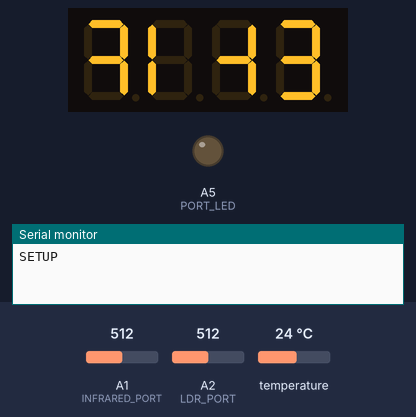
This sketch was run on a simulated Arduino Uno, built for the host (arithmetic inside an expression is 32-bit, double 64-bit). On the bench: 4-digit seven-segment display, output pins drawn as LEDs (lit = HIGH), the last lines printed to the serial monitor. Wiring (inferred from the names in the program): 4-digit 7-segment display, segments lit when LOW: segments pin 3, pin 11, pin 7, pin 6, pin 4, pin 8, pin 12, pin 5; digit selects pin 13, pin 10, pin 9, pin 2. The inputs (shaded band) are chosen by the test bench; at power-on: A2 (LDR_PORT) = 512, temperature 24 °C, A1 (INFRARED_PORT) = 512. The segment pins are drawn as the display they are named for; pins used as bus, display or sensor lines are not drawn.

Above: at 1.8 s.
1.9 s: A2 (LDR_PORT) set to 0
At 6.56 s:
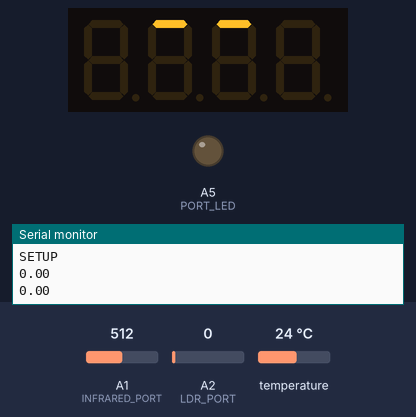
8.1 s: temperature set to 3 °C
At 10.3 s:
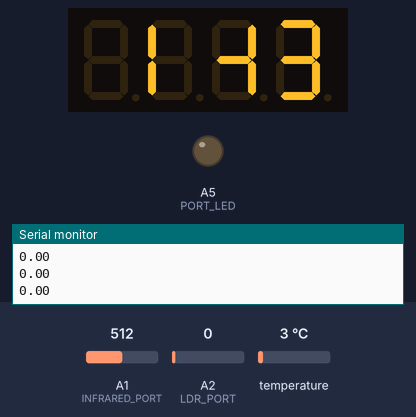
11.0 s: A1 (INFRARED_PORT) set to 591
13.0 s: A1 (INFRARED_PORT) set to 607
At 14.5 s:
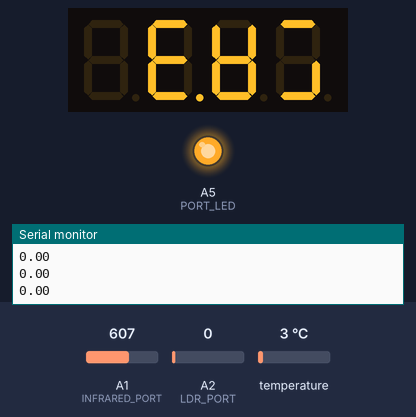
15.1 s: A2 (LDR_PORT) set to 50
At 21.08 s:
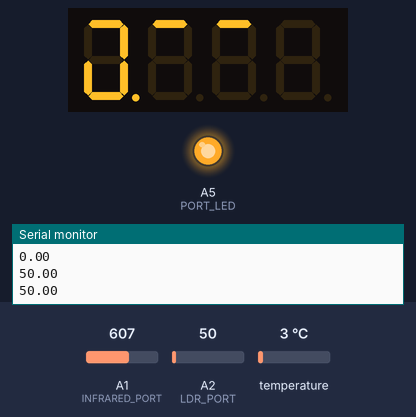
21.5 s: temperature set to 12 °C
At 23.4 s:
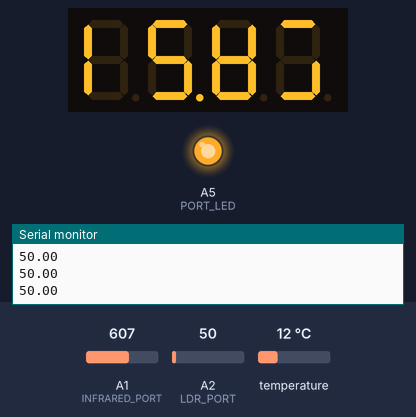
Timing chart, 0 to 24.6 s (numbered marks = the images above; inputs shaded):
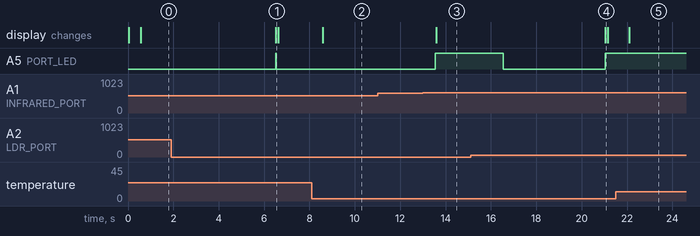

The sketch:

3in1_module_suhu_flame_ldr_with4x7segmentdisplay.ino
```cpp
// (licence header left out)
#include <OneWire.h>
#include <DallasTemperature.h>
#include <TimedAction.h>
#include "module_runningled.h"
#define TEMP_PORT A0
#define INFRARED_PORT A1
#define PORT_LED A5
#define LDR_PORT A2

typedef struct __disps_ {
  int *pointToDisp;
  bool hasDotted;
  bool isDisplayOff;
} DisplayPoint;

double onTemp = 0.0;

bool hasFire = false;
bool lampOff = false;
DisplayPoint displayTemp[4];

void dispTemps();
void collectTemps();
void collectInfrared();
void isLampOff();
OneWire oneWire(TEMP_PORT);
DallasTemperature sensors(&oneWire);
TimedAction displayAction = TimedAction(1, dispTemps);
TimedAction collectFireAction = TimedAction(500, collectInfrared);
TimedAction collectTempAction = TimedAction(1000, collectTemps);
TimedAction lampOffAction = TimedAction(2000, isLampOff);
int *firstDisp[] = {L, O, A, d};
int *fire[] = {f, i, r, E};
int *dispLampOff[] = {
  L, A, n, P,
  empty,
  O, f, f,
  empty
};
int *dispLampOn[] = {
  L, A, n, P,
  empty,
  O, n,
  empty
};
void setup() {
  // put your setup code here, to run once:
  for (int nx = 0; nx < 4; nx++) {
    DisplayPoint *tmp = &displayTemp[nx];
    tmp -> hasDotted = false;
    tmp -> pointToDisp = firstDisp[nx];
    tmp -> isDisplayOff = false;
  }
  setupRunning4x();
  sensors.begin();
  sensors.setWaitForConversion(false);
  Serial.begin(9600);
  Serial.println("SETUP");
  pinMode(PORT_LED, OUTPUT);
}

void loop() {
  // put your main code here, to run repeatedly:
  collectTempAction.check();
  displayAction.check();
  collectFireAction.check();
  lampOffAction.check();
}

int *selectNum(int num) {
  switch (num) {
    case 0:
      return num_0;
    case 1:
      return num_1;
    case 2:
      return num_2;
    case 3:
      return num_3;
    case 4:
      return num_4;
    case 5:
      return num_5;
    case 6:
      return num_6;
    case 7:
      return num_7;
    case 8:
      return num_8;
    case 9:
      return num_9;
    default:
      return NULL;
  }
}

void setDispPoint(DisplayPoint *point, int *decNum, bool hasDotted, bool isDisplayOff = false) {
  point -> pointToDisp = decNum;
  point -> hasDotted = hasDotted;
  point -> isDisplayOff = isDisplayOff;
}

void applyDisp() {
  for (int hx = 0; hx < 4; hx++) {
    DisplayPoint *point = &displayTemp[hx];
    if (!(point -> isDisplayOff))
      show(hx + 1, point -> pointToDisp, point -> hasDotted);
  }
}

void dispTemps() {
  applyDisp();
}

void collectInfrared() {
  int vout = analogRead(INFRARED_PORT);
  hasFire = vout < 600;
  if (hasFire) {
    for (int nx = 0; nx < 4; nx++) {
      DisplayPoint *tmp = &displayTemp[nx];
      tmp -> hasDotted = false;
      tmp -> pointToDisp = fire[nx];
    }
    digitalWrite(PORT_LED, LOW);
  }
}

void isLampOff() {
  double vIn = analogRead(LDR_PORT);
  bool isOff = (vIn == 0.0);
  Serial.println(vIn);
  if (lampOff != isOff) {
      digitalWrite(PORT_LED, LOW);
      lampOff = isOff;
      animateFromLeft4(lampOff ? dispLampOff : dispLampOn, 9);
      digitalWrite(PORT_LED, HIGH);
  }
}
void collectTemps() {
  uint8_t addr;
  if (sensors.getAddress(&addr, 0)) {
    sensors.requestTemperaturesByAddress(&addr);
    onTemp = sensors.getTempC(&addr);
    //onTemp = *currentTemp;
    bool hasSigns = (onTemp < 1);
    bool is3digits = (onTemp > 99);
    setDispPoint(&displayTemp[3], c, false);
    if (hasSigns) {
      setDispPoint(&displayTemp[0], strips, false);
      int allDigit = (int) onTemp;
      setDispPoint(&displayTemp[2], selectNum(allDigit % 10), false);
      allDigit /= 10;
      setDispPoint(&displayTemp[1], selectNum(allDigit % 10), false);
    }
    else if (is3digits) {
      int allDigit = (int) onTemp;
      for (int hx = 3; hx > 0; hx--) {
        setDispPoint(&displayTemp[hx - 1], selectNum(allDigit % 10), false);
        allDigit /= 10;
      }
    } else {
      int allDigit = (int) (onTemp * 10);
      for (int hx = 3; hx > 0; hx--) {
        int digits = allDigit % 10;
        setDispPoint(&displayTemp[hx - 1], selectNum(digits), false, (hx == 1 && digits == 0));
        allDigit /= 10;
      }
      setDispPoint(&displayTemp[1], displayTemp[1].pointToDisp, true);
    }
    digitalWrite(PORT_LED, (onTemp > 40) ? LOW : HIGH);
  }
}
```

module_runningled.h
```cpp
// (licence header left out)
  /*
   * To use this scripts, you must understand the layout board of 4x 7segment display
   * That is used in this script.
   *
   *
   */
const int pin_a = 12;
const int pin_b = 8;
const int pin_c = 4;
const int pin_d = 6;
const int pin_e = 7;
const int pin_f = 11;
const int pin_g = 3;
const int pin_d1 = 13;
const int pin_d2 = 10;
const int pin_d3 = 9;
const int pin_d4 = 2;
const int pin_dp = 5;

int definedPins[] = {
  pin_a, pin_b, pin_c, pin_d, pin_e, pin_f, pin_g, pin_dp
};

// Defined constants for POSITION
/**
 *      - (a   , b   , c  , d   , e  ,  f , g   , dp}
 */
int h[] = {HIGH, HIGH, LOW, HIGH, LOW, LOW, LOW, HIGH};
int E[] = {LOW, HIGH, HIGH, LOW, LOW, LOW, LOW, HIGH};
int L[] = {HIGH, HIGH, HIGH, LOW, LOW, LOW, HIGH, HIGH};
int O[] = {LOW, LOW, LOW, LOW, LOW, LOW, HIGH, HIGH};
int A[] = {LOW, LOW, LOW, HIGH, LOW, LOW, LOW, HIGH};
int X[] = {HIGH, LOW, LOW, HIGH, LOW, LOW, LOW, HIGH};

// numbers
int *num_0 = O;
int num_1[] = {HIGH, LOW, LOW, HIGH, HIGH, HIGH, HIGH, HIGH};
int num_2[] = {LOW, LOW, HIGH, LOW, LOW, HIGH, LOW, HIGH};
int num_3[] = {LOW, LOW, LOW, LOW, HIGH, HIGH, LOW, HIGH};
int num_4[] = {HIGH, LOW, LOW, HIGH, HIGH, LOW, LOW, HIGH};
int num_5[] = {LOW, HIGH, LOW, LOW, HIGH, LOW, LOW, HIGH};
int num_6[] = {LOW, HIGH, LOW, LOW, LOW, LOW, LOW, HIGH};
int num_7[] = {LOW, LOW, LOW, HIGH, HIGH, HIGH, HIGH, HIGH};
int num_8[] = {LOW, LOW, LOW, LOW, LOW, LOW, LOW, HIGH};
int num_9[] = {LOW, LOW, LOW, LOW, HIGH, LOW, LOW, HIGH};
int empty[] = {HIGH, HIGH, HIGH, HIGH, HIGH, HIGH, HIGH, HIGH};
int y[] = {HIGH, LOW, LOW, LOW, HIGH, LOW, LOW, HIGH};
int b[] = {HIGH, HIGH, LOW, LOW, LOW, LOW, LOW, HIGH};
int n[] = {LOW, LOW, LOW, HIGH, LOW, LOW, HIGH, HIGH};
int u[] = {HIGH, LOW, LOW, LOW, LOW, LOW, HIGH, HIGH};
int *s = num_5;
int j[] = {HIGH, LOW, LOW, LOW, HIGH, HIGH, HIGH, HIGH};
int *g = num_9;
int t[] = {HIGH, HIGH, HIGH, LOW, LOW, LOW, LOW, HIGH};
int d[] = {HIGH, LOW, LOW, LOW, LOW, HIGH, LOW, HIGH};
int *i = num_1;
int *k = X;
int r[] = {LOW, HIGH, HIGH, HIGH, LOW, LOW, HIGH, HIGH};
int c[] = {HIGH, HIGH, HIGH, LOW, LOW, HIGH, LOW, HIGH};
int f[] = {LOW, HIGH, HIGH, HIGH, LOW, LOW, LOW, HIGH};
int P[] = {LOW, LOW, HIGH, HIGH, LOW, LOW, LOW, HIGH};
//
int strips[] = {HIGH, HIGH, HIGH, HIGH, HIGH, HIGH, LOW, HIGH};


void setupRunning4x(){

  pinMode(pin_a, OUTPUT);
  pinMode(pin_b, OUTPUT);
  pinMode(pin_c, OUTPUT);
  pinMode(pin_d, OUTPUT);
  pinMode(pin_e, OUTPUT);
  pinMode(pin_f, OUTPUT);
  pinMode(pin_g, OUTPUT);


  pinMode(pin_d1, OUTPUT);
  pinMode(pin_d2, OUTPUT);
  pinMode(pin_d3, OUTPUT);
  pinMode(pin_d4, OUTPUT);


  pinMode(pin_dp, OUTPUT);
}


void clearDisp() {
  digitalWrite(pin_d1, LOW);
  digitalWrite(pin_d2, LOW);
  digitalWrite(pin_d3, LOW);
  digitalWrite(pin_d4, LOW);
}
void clearLEDS() {
  digitalWrite(pin_a, HIGH);
  digitalWrite(pin_b, HIGH);
  digitalWrite(pin_c, HIGH);
  digitalWrite(pin_d, HIGH);
  digitalWrite(pin_e, HIGH);
  digitalWrite(pin_f, HIGH);
  digitalWrite(pin_g, HIGH);
  digitalWrite(pin_dp, HIGH);
}
void pickDisp(int p) {
  if(p < 1 && p > 4) return;
  int a[] = {pin_d1, pin_d2, pin_d3, pin_d4};
  for(int x = 0; x < 4; x++) {
    digitalWrite(a[x], LOW);
  }
  digitalWrite(a[p-1], HIGH);
}
void disp(int *pinArr, bool hasDotted) {
  int sizeArr = sizeof(definedPins) / sizeof(int);
  for(int x = 0; x < sizeArr; x++){
    digitalWrite(definedPins[x], pinArr[x]);
  }
  if(hasDotted) digitalWrite(definedPins[sizeArr - 1], LOW);
}
void show(int numDisp, int *chars, bool hasDotted = false) {
  clearLEDS();
  pickDisp(numDisp);
  disp(chars, hasDotted);
  //delay(1);
}

int length2Dimens(void **arrs) {
  int len = 0;
  while(arrs[len] != NULL){
    len++;
  }
  return len;
}

void animateFromLeft4(int **displays, int countWords, int durationBetweenWords = 512) {
  durationBetweenWords*=2;
  int startStrips = 1;
  int endStrips = 4;
  int startWordArrs = -1;
  int endWordArrs = -1;
  int startDisplayWords = 0;
  int endDisplayWords = 0;

  bool isReversed = false;
  while(true){
    clearLEDS();
    clearDisp();
    for(int d = 0; d < durationBetweenWords; d++){
      if(startStrips > 0 && endStrips <= 4){
        for(int x = startStrips; x <= endStrips; x++){
          show(x, strips);
        }
      }

      if(startWordArrs >= 0 && endWordArrs < countWords && startDisplayWords > 0 && endDisplayWords <= 4){
        for(int x = startDisplayWords, y = startWordArrs; x <= endDisplayWords && y <= endWordArrs; x++, y++){
          show(x, displays[y]);
        }
      }
      delayMicroseconds(1);
    }

    endWordArrs = (endWordArrs < countWords - 1) ? endWordArrs + 1: endWordArrs;
    if(!isReversed) {

      endStrips = (endStrips == 0 ) ? 0 : endStrips - 1;
      startStrips = (endStrips == 0) ? 0 : startStrips;
      startWordArrs = (startDisplayWords != 1) ? 0 : startWordArrs + 1;
      startDisplayWords = endStrips + 1;
      endDisplayWords = startDisplayWords + (endWordArrs - startWordArrs);

      isReversed = (((endWordArrs+1) - (startWordArrs+1)) < 4 && endWordArrs + 1 == countWords) ;
    } else {
      if(endDisplayWords - 1 < 1) break;
      startDisplayWords = 1;
      startWordArrs = (startWordArrs < countWords - 1) ? startWordArrs + 1: startWordArrs;
      endStrips = 4;
      startStrips = (endWordArrs - startWordArrs) + 2;
      endDisplayWords = startStrips - 1;
    }

  }
}

void animationWords4(int **displayWords, int sizeWords = 4){
  if(sizeWords > 4) return;
  int delayBetweenWords = 1000;
  delay (1500);

  // slide left
  for(int x = 0; x < sizeWords; x++) {
    clearDisp();
    clearLEDS();
    for(int de = 0; de < delayBetweenWords; de++){
      int steps = x+1;
      for(int y = steps; y > 0 ; y--){
        show(sizeWords - y + 1, displayWords[steps - y]);
      }
      delayMicroseconds(de);
    }
  }

  // lets we force display the words (all)
  clearDisp();
  clearLEDS();
  delay(delayBetweenWords/2);
  for(int de = 0; de < delayBetweenWords; de++) {
    for(int x = 0; x < sizeWords; x++) {
      show(x + 1, displayWords[x]);
    }
    delayMicroseconds(de);
  }

  // fade out for slide left (decrease the number [gone])

  for(int x = sizeWords; x >= 0; x--) {
    clearDisp();
    clearLEDS();
      int steps = x+1;
      int startsDisplay = x;
    for(int de = 0; de < delayBetweenWords; de++){
      int startsElement = sizeWords - x;
      for(int y = 1; y <= startsDisplay && startsElement != sizeWords; y++){
        show(y, displayWords[startsElement++]);
      }
      delayMicroseconds(de);
    }
  }
}
```

Measured:
- the behaviour switches between 599 and 600 on A1 (INFRARED_PORT) (found by bisection; images 2 and 3)
- after the input at 1.9 s, A5 (PORT_LED): LOW → HIGH after 4.6 s, → LOW 0.03 s later; the display: changes after 4.6 s (image 1)
- after the input at 8.1 s, the display: changes after 0.48 s (image 2)
- after the input at 13.0 s, A5 (PORT_LED): LOW → HIGH after 0.54 s; the display: changes after 0.60 s (image 3)
- after the input at 15.1 s, A5 (PORT_LED): HIGH → LOW after 1.4 s, → HIGH 4.5 s later; the display: changes after 5.9 s (image 4)
- after the input at 21.5 s, the display: changes after 0.60 s (image 5)
